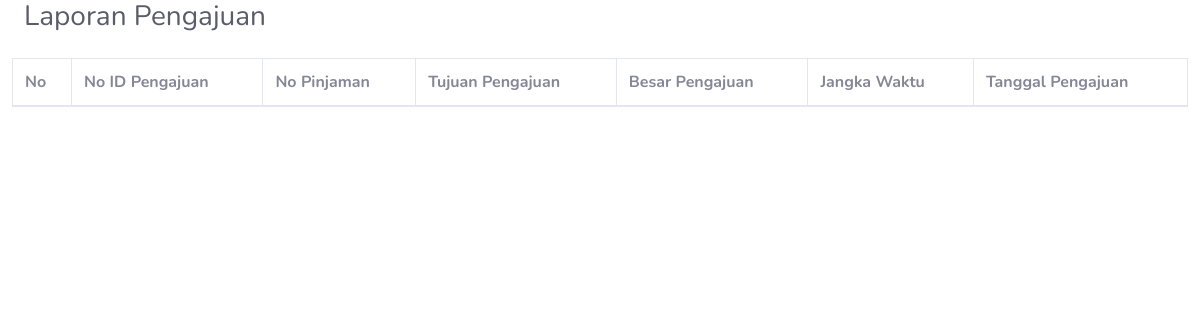
Page /admin/laporan_pengajuan_pinjaman.php on the earlier database version.
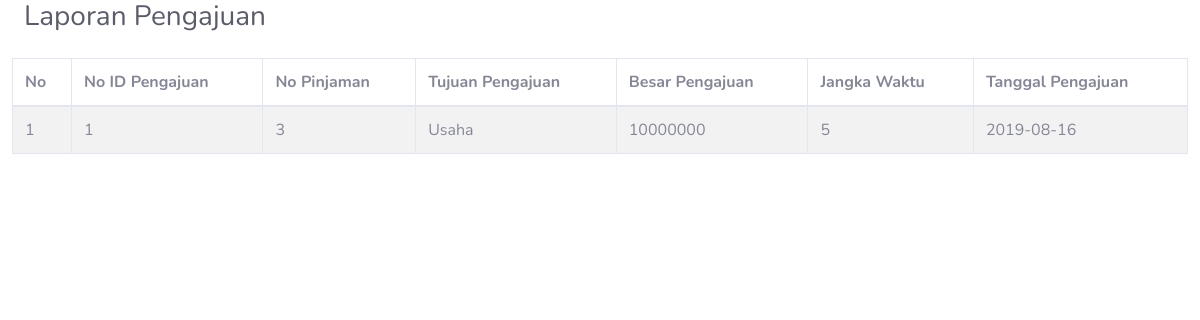
Same page on the later database version.
### tables this page shows
CREATE TABLE `pengajuan_pinjaman` (
  `idpengajuan` int(11) NOT NULL,
  `nopinjaman` varchar(16) NOT NULL,
  `tujuanpengajuan` varchar(11) NOT NULL,
  `besarpengajuan` int(11) NOT NULL,
  `jangkawaktupengajuan` int(11) NOT NULL,
  `tanggalpengajuan` date NOT NULL
);

### function.php (called while the page is built, shortened)
<?php
function tampilData($tabel){
    $query = "SELECT * FROM $tabel";
    $mysqli = Database::getInstance()->getConnection();
    $result = $mysqli->query($query);
    while($d=mysqli_fetch_array($result)){
        $data[] =$d;
    }
    return $data ?? '';
}
function cekData($tabel){
    $query = "SELECT * FROM $tabel";
    $mysqli = Database::getInstance()->getConnection();
    $result = $mysqli->query($query);
    if ($result->num_rows == 0) {
        return true;
    }else {
        return false;
    }
}
?>

### admin/laporan_pengajuan_pinjaman.php (the view, shortened to what this page needs)
<?php
include '../function.php';
?>
<head>
<link href="../assets/css/all.min.css" rel="stylesheet" type="text/css">
<link href="../assets/css/sb-admin-2.min.css" rel="stylesheet">
</head>
        <div class="container-fluid">
          <div class="d-sm-flex align-items-center justify-content-between mb-4">
            <h1 class="h3 mb-0 text-gray-800">Laporan Pengajuan</h1>
          </div>
          <div class="row">
            <table id="pengajuan" class="table table-striped table-bordered" style="width:100%">
              <thead>
                  <tr>
                      <th>No</th>
                      <th>No ID Pengajuan</th>
                      <th>No Pinjaman</th>
                      <th>Tujuan Pengajuan</th>
                      <th>Besar Pengajuan</th>
                      <th>Jangka Waktu</th>
                      <th>Tanggal Pengajuan</th>
                  </tr>
              </thead>
              <tbody>
              <?php
              if (cekData("pengajuan_pinjaman") == true) {
              }else {
                $no = 1;
                foreach (tampilData("pengajuan_pinjaman") as $d) {
                  ?>
                    <tr>
                        <td><?= $no++ ?></td>
                        <td><?= $d['idpengajuan']; ?></td>
                        <td><?= $d['nopinjaman']; ?></td>
                        <td><?= $d['tujuanpengajuan']; ?></td>
                        <td><?= $d['besarpengajuan']; ?></td>
                        <td><?= $d['jangkawaktupengajuan']; ?></td>
                        <td><?= $d['tanggalpengajuan']; ?></td>
                    </tr>
                <?php
                  }
                ?>
              <?php
              }
              ?>
              </tbody>
            </table>
          </div>
        </div>

Differences in the rows shown:
added pengajuan_pinjaman: idpengajuan "1", nopinjaman "3", tujuanpengajuan "Usaha", besarpengajuan "10000000", jangkawaktupengajuan "5", tanggalpengajuan "2019-08-16"
